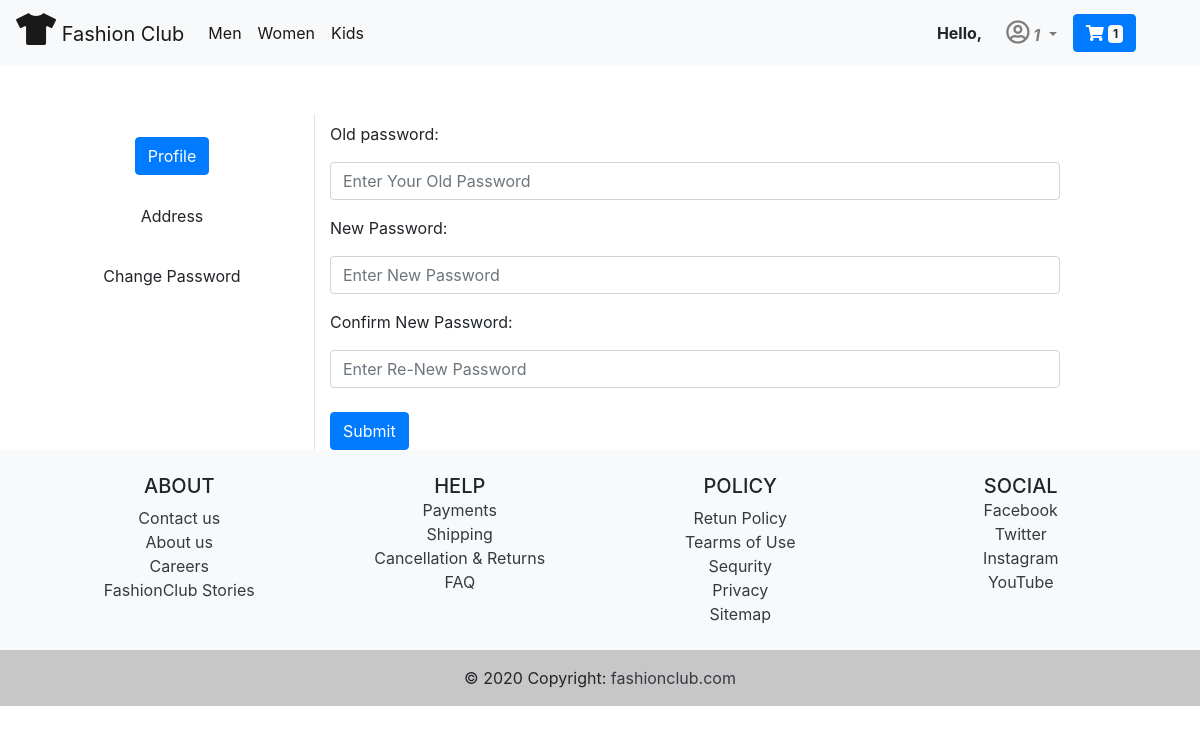
Page /changepass/ (signed in) on the committed database.
### myapp/models.py (models this page shows, shortened)
class CategoryModel(models.Model):
    name = models.CharField(max_length=100)
    image = image= models.ImageField(upload_to='photo/category/')
    objects = models.Manager()

### myapp/views.py (the view)
# urls.py: path('changepass/',CahngePassView,name='changepass'),
def CahngePassView(request):
    if request.method == 'POST':
        usr = request.user
        categories = CategoryModel.objects.all()
        form = PassChangeForm(data=request.POST,user=usr)
        if  form.is_valid():
            form.save()
            messages.success(request,'Password Successfully Changed')
            return redirect('/changepass/')
    else:
        usr = request.user
        cart_count = Cart.objects.filter(user=usr).count()
        categories = CategoryModel.objects.all()
        form = PassChangeForm(user=usr)
    context = {'form':form,'cart_count':cart_count,'categories':categories}
    return render(request, 'changepass.html',context)

### myapp/form.py
class PassChangeForm(PasswordChangeForm):
    old_password = forms.CharField(widget=forms.PasswordInput(attrs={'class':'form-control','placeholder':'Enter Your Old Password'}))
    new_password1 =forms.CharField(label='New Password',widget=forms.PasswordInput(attrs={'class':'form-control','placeholder':'Enter New Password'}))
    new_password2 =forms.CharField(label='Confirm New Password',widget=forms.PasswordInput(attrs={'class':'form-control','placeholder':'Enter Re-New Password'}))

### myapp/templates/changepass.html (shortened to what this page needs)
{% extends 'base.html' %}
{% load static %}
{% block body %}
<div class="container">
    <div class="row mt-5">
        <div class="col-3 border-right">
            <ul class="list-unstyled p-3">
                <li class="btn btn-block"><a href="{% url 'profile' %}" class="btn btn-primary">Profile</a></li>
                <li class="btn btn-block"><a href="{% url 'address' %}" class="btn">Address</a></li>
                <li class="btn btn-block"><a href="{% url 'changepass' %}" class="btn">Change Password</a></li>
            </ul>
        </div>
        <div class="col-8 ">
            <form method="POST" novalidate>
                {% for fm in form %}
                  <label class="mt-2">{{fm.label_tag}}</label>
                  {{fm}} <h6 class="text-danger">{{fm.errors|striptags}}</h6>
                {% endfor %}
                <button type="submit" class="btn btn-primary mt-3">Submit</button>
              </form>
        </div>
    </div>
</div>
{% endblock body %}

### myapp/templates/base.html (shortened to what this page needs)
{% load static %}
<!doctype html>
<html lang="en">
<head>
  <link rel="stylesheet" href="https://cdn.jsdelivr.net/npm/bootstrap@4.5.3/dist/css/bootstrap.min.css"
>
  <link rel="stylesheet" href="https://cdnjs.cloudflare.com/ajax/libs/font-awesome/5.15.2/css/all.min.css">
  <link rel="stylesheet" href="{% static 'css/owl.carousel.min.css' %}">
  <link rel="stylesheet" href="{% static 'css/style.css' %}">
</head>
<body>
  {% if user.is_authenticated %}
  <nav class="navbar navbar-expand-lg navbar-light bg-light">
    <a class="navbar-brand" href="{% url 'shop' %}"><i class="fas fa-tshirt h2"></i> Fashion Club</a>
    <div class="collapse navbar-collapse" id="navbarSupportedContent">
      <ul class="navbar-nav mr-auto">
        {% for category in categories %}
        <li class="nav-item active">
          <a class="nav-link" href="/allproducts/?{{category.id}}">{{category.name}}</a>
        </li>
        {% endfor %}
      </ul>
      <strong class="mr-3">Hello, </strong>
      <div class="form-inline my-2 my-lg-0 navbar-nav mr-5">
        <li class="nav-item dropdown mr-2">
          <a class="nav-link dropdown-toggle" href="#" id="navbarDropdown" role="button" data-toggle="dropdown"
            aria-haspopup="true" aria-expanded="false">
            <strong><i><i style="font-size: 1.5rem;" class="far fa-user-circle"></i>
                {{request.user|capfirst}}</i></strong>
          </a>
        </li>
        <a href="{% url 'showcart' %}" class="btn btn-primary">
          <i class="fas fa-shopping-cart "></i> <span class="badge badge-light">{{cart_count}}</span>
        </a>
      </div>
    </div>
  </nav>
  {% endif %}
  {% block body %}
  {% endblock body %}
  {% if user.is_authenticated %}
  <footer class="bg-light text-center text-lg-start">
    <div class="container p-4">
      <div class="row">
        <div class="col-lg-3 col-md-6 mb-4 mb-md-0">
          <h5 class="text-uppercase">ABOUT</h5>
          <ul class="list-unstyled mb-0">
            <li>
              <a href="#!" class="text-dark">Contact us</a>
            </li>
            <li>
              <a href="#!" class="text-dark">About us</a>
            </li>
            <li>
              <a href="#!" class="text-dark">Careers</a>
            </li>
            <li>
              <a href="#!" class="text-dark">FashionClub Stories</a>
            </li>
          </ul>
        </div>
        <div class="col-lg-3 col-md-6 mb-4 mb-md-0">
          <h5 class="text-uppercase mb-0">HELP</h5>
          <ul class="list-unstyled">
            <li>
              <a href="#!" class="text-dark">Payments</a>
            </li>
            <li>
              <a href="#!" class="text-dark">Shipping</a>
            </li>
            <li>
              <a href="#!" class="text-dark">Cancellation & Returns</a>
            </li>
            <li>
              <a href="#!" class="text-dark">FAQ</a>
            </li>
          </ul>
        </div>
        <div class="col-lg-3 col-md-6 mb-4 mb-md-0">
          <h5 class="text-uppercase">POLICY</h5>
          <ul class="list-unstyled mb-0">
            <li>
              <a href="#!" class="text-dark">Retun Policy</a>
            </li>
            <li>
              <a href="#!" class="text-dark">Tearms of Use</a>
            </li>
            <li>
              <a href="#!" class="text-dark">Sequrity</a>
            </li>
            <li>
              <a href="#!" class="text-dark">Privacy</a>
            </li>
            <li>
              <a href="#!" class="text-dark">Sitemap</a>
            </li>
          </ul>
        </div>
        <div class="col-lg-3 col-md-6 mb-4 mb-md-0">
          <h5 class="text-uppercase mb-0">SOCIAL</h5>
          <ul class="list-unstyled">
            <li>
              <a href="#!" class="text-dark">Facebook</a>
            </li>
            <li>
              <a href="#!" class="text-dark">Twitter</a>
            </li>
            <li>
              <a href="#!" class="text-dark">Instagram</a>
            </li>
            <li>
              <a href="#!" class="text-dark">YouTube</a>
            </li>
          </ul>
        </div>
      </div>
    </div>
    <div class="text-center p-3" style="background-color: rgba(0, 0, 0, 0.2);">
      © 2020 Copyright:
      <a class="text-dark" href="https://mdbootstrap.com/">fashionclub.com</a>
    </div>
  </footer>
  {% endif %}
</body>
</html>

### rows in the picture
CategoryModel: name "Men"
CategoryModel: name "Women"
CategoryModel: name "Kids"

### other values in the picture
{{ request.user|capfirst }} "1"
{{ cart_count }} "1"
{{ fm.label_tag }} "Old password:" "New Password:" "Confirm New Password:"
